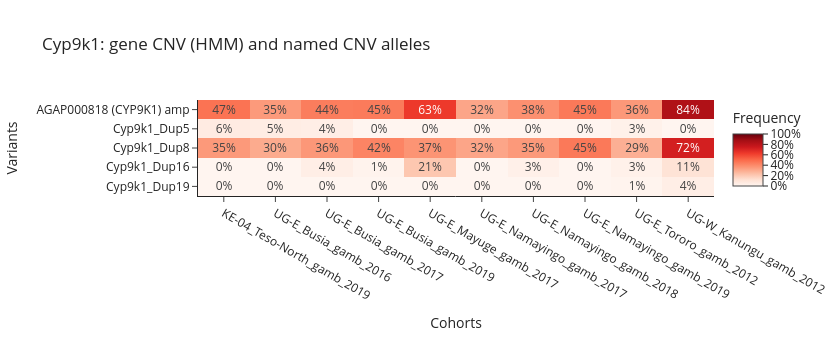

Source (notebook cell):
### Markdown cell above
## Worked example 2: *Cyp9k1* amplifications

*Cyp9k1* on the X chromosome is another P450 linked to pyrethroid resistance [7] and is often
amplified [1]. On X the function accounts for males having one copy.

### Code cell
cyp9k1_cnv = ag3.gene_cnv_frequencies(
    region="AGAP000818",
    cohorts=COHORTS,
    sample_sets=SAMPLE_SETS,
    sample_query=SAMPLE_QUERY,
).query("gene_id == 'AGAP000818'")

cyp9k1_alleles = cnv_allele_frequencies(contig="X", prefix="Cyp9k1")

ag3.plot_frequencies_heatmap(
    pd.concat([cyp9k1_cnv, cyp9k1_alleles]),
    title="Cyp9k1: gene CNV (HMM) and named CNV alleles",
);

### Figure 1 — Plotly figure (JSON) as saved in the notebook; plotly's stock layout.template omitted (floating-point values rounded to 4 significant figures)
{"data": [{"coloraxis": "coloraxis", "hovertemplate": "x: %{x}<br>label: %{y}<br>color: %{z}<extra></extra>", "name": "0", "texttemplate": "%{z:.0%}", "type": "heatmap", "x": ["KE-04_Teso-North_gamb_2019", "UG-E_Busia_gamb_2016", "UG-E_Busia_gamb_2017", "UG-E_Busia_gamb_2019", "UG-E_Mayuge_gamb_2017", "UG-E_Namayingo_gamb_2017", "UG-E_Namayingo_gamb_2018", "UG-E_Namayingo_gamb_2019", "UG-E_Tororo_gamb_2012", "UG-W_Kanungu_gamb_2012"], "xaxis": "x", "y": ["AGAP000818 (CYP9K1) amp", "Cyp9k1_Dup5", "Cyp9k1_Dup8", "Cyp9k1_Dup16", "Cyp9k1_Dup19"], "yaxis": "y", "z": [[0.4706, 0.35, 0.44, 0.4459, 0.6316, 0.3158, 0.3824, 0.4545, 0.3571, 0.8404], [0.05882, 0.05, 0.04, 0.0, 0.0, 0.0, 0.0, 0.0, 0.02679, 0.0], [0.3529, 0.3, 0.36, 0.4189, 0.3684, 0.3158, 0.3529, 0.4545, 0.2857, 0.7234], [0.0, 0.0, 0.04, 0.01351, 0.2105, 0.0, 0.02941, 0.0, 0.02679, 0.1064], [0.0, 0.0, 0.0, 0.0, 0.0, 0.0, 0.0, 0.0, 0.008929, 0.04255]]}], "layout": {"coloraxis": {"cmax": 1, "cmin": 0, "colorbar": {"ticktext": ["0%", "20%", "40%", "60%", "80%", "100%"], "tickvals": [0, 0.2, 0.4, 0.6, 0.8, 1.0], "title": {"text": "Frequency"}}, "colorscale": [[0.0, "rgb(255,245,240)"], [0.125, "rgb(254,224,210)"], [0.25, "rgb(252,187,161)"], [0.375, "rgb(252,146,114)"], [0.5, "rgb(251,106,74)"], [0.625, "rgb(239,59,44)"], [0.75, "rgb(203,24,29)"], [0.875, "rgb(165,15,21)"], [1.0, "rgb(103,0,13)"]]}, "height": 340, "title": {"text": "Cyp9k1: gene CNV (HMM) and named CNV alleles"}, "width": 840, "xaxis": {"anchor": "y", "domain": [0.0, 1.0], "side": "bottom", "tickangle": 30, "title": {"text": "Cohorts"}}, "yaxis": {"anchor": "x", "autorange": "reversed", "domain": [0.0, 1.0], "title": {"text": "Variants"}}}}
